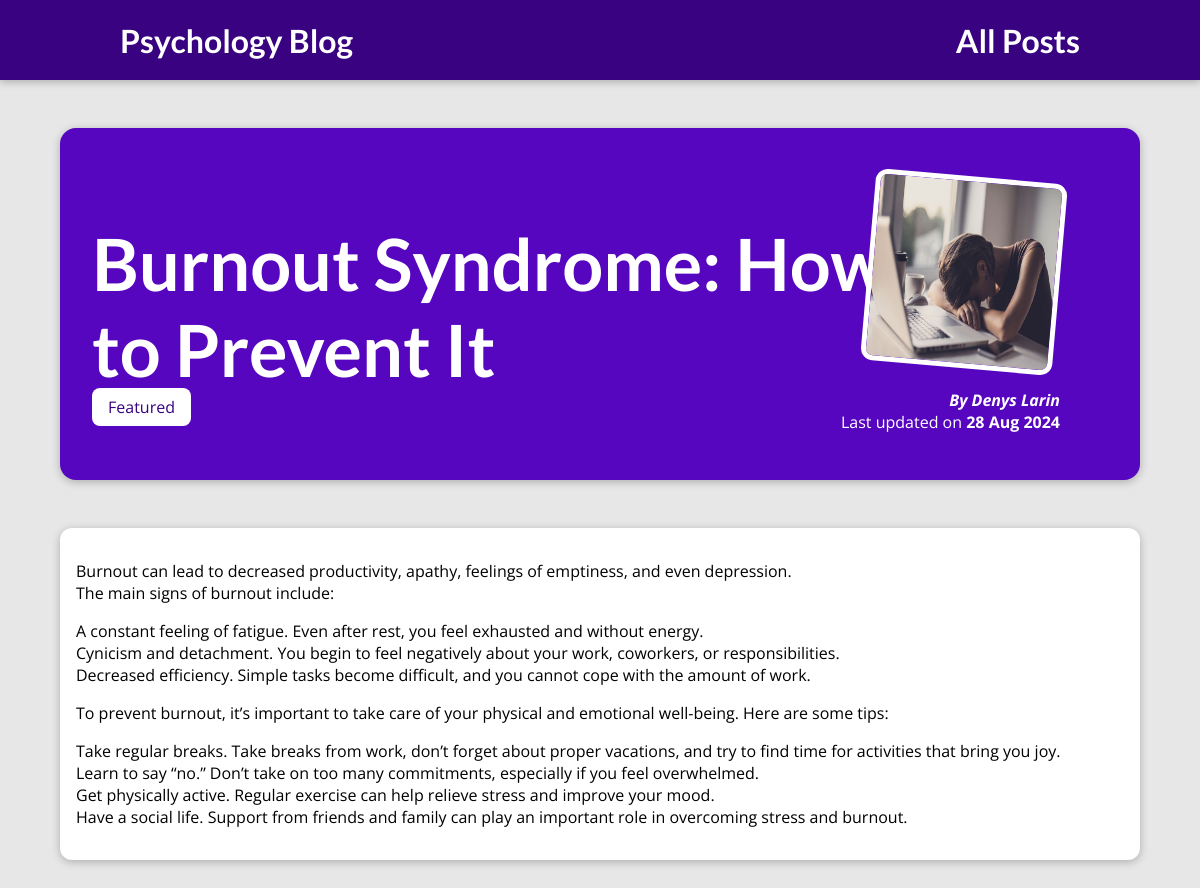
Page /posts/burnout-syndrome-how-to-recognize-and-prevent-it on the committed database.
### blog/models.py (models this page shows, shortened)
class Post(models.Model):
    title = models.CharField(max_length=150)
    excerpt = models.CharField(max_length=200)
    image = models.ImageField(upload_to="posts", null=True)
    date = models.DateField(auto_now=True)
    slug = models.SlugField(unique=True, db_index=True)
    content = models.TextField(validators=[MinLengthValidator(10)])
    author = models.ForeignKey(Author, on_delete=models.SET_NULL, null=True, related_name="posts")
    tags = models.ManyToManyField(Tag)

class Tag(models.Model):
    caption = models.CharField(max_length=20)

class Author(models.Model):
    first_name = models.CharField(max_length=100)
    last_name = models.CharField(max_length=100)
    email_address = models.EmailField()
    def full_name(self):
        return f"{self.first_name} {self.last_name}"
    def __str__(self):
        return self.full_name()

### blog/views.py (the view)
# urls.py: path("posts/<slug:slug>", views.SinglePostView.as_view(), name="post-detail-page")
class SinglePostView(DetailView):
    template_name = "blog/post-detail.html"
    model = Post
    def get_context_data(self, **kwargs):
        context = super().get_context_data(**kwargs)
        context["post_tags"] = self.object.tags.all()
        return context

### blog/templates/blog/post-detail.html (shortened to what this page needs)
{% extends "base.html" %}
{% load static %}
{% block css_files %}
  <link rel="stylesheet" href="{% static "blog/post-detail.css" %}" />
{% endblock %}
{% block body %}
  <section id="summary">
    <h2>{{ post.title }}</h2>
    <div>
      {% for tag in post_tags %}
        <span class="tag">{{ tag.caption }}</span>
      {% endfor %}
    </div>
    <article>
        <img src="{{ post.image.url }}" alt="{{ post.title }}" />
        <address>By <a href="mailto:{{ post.author.email_address }}">{{ post.author }}</a></address>
        <div>
            Last updated on <time>{{ post.date|date:"d M Y" }}</time>
        </div>
    </article>
  </section>
  <main>
    {{ post.content|linebreaks }}
  </main>
{% endblock %}

### static/app.css (style rules this page uses)
* { box-sizing: border-box; }
html { font-family: 'Open Sans', 'Lato', sans-serif; }
body { margin: 0; }
h1, h2, h3 { font-family: 'Lato', sans-serif; font-weight: bold; }

### blog/static/blog/post-detail.css (style rules this page uses)
body { background-color: #e7e7e7; }
#summary { margin: 8rem auto 3rem auto; padding: 2rem; width: 90%; max-width: 90rem; border-radius: 16px; background-color: #5706c0; position: relative; box-shadow: 0 2px 8px rgba(0, 0, 0, 0.25); height: 22rem; }
#summary h2 { color: white; font-size: 4.5rem; max-width: 800px; margin-bottom: 0.25rem; }
#summary article { position: absolute; top: 2rem; right: 3rem; padding: 1rem 2rem; border-radius: 12px; text-align: right; color: white; }
#summary article img { width: 12rem; height: 12rem; border-radius: 12px; transform: rotateZ(5deg); border: 5px solid white; margin-bottom: 1rem; }
#summary address { font-weight: bold; }
#summary a { color:white; text-decoration: none; }
#summary time { font-weight: bold; }
main { width: 90%; max-width: 90rem; margin: 3rem auto; background-color: white; padding: 1rem; border-radius: 12px; box-shadow: 0 2px 8px rgba(0, 0, 0, 0.25); }
.tag { background-color: white; color: #390281; padding: 0.5rem 1rem; border-radius: 8px; }

### rows in the picture
Post: title "Burnout Syndrome: How to Prevent It", image (picture), author "Denys Larin", date "28 Aug 2024", content "Burnout can lead to decreased productivity, apathy, feelings of emptiness, and even depression. The main signs of burnout include: A constant feeling of fatigue. Even after rest, you feel exhausted and without energy. Cynicism and detachment. You begin to feel negatively about your work, coworkers, or responsibilities. Decreased efficiency. Simple tasks become difficult, and you cannot cope with the amount of work. To prevent burnout, it’s important to take care of your physical and emotional well-being. Here are some tips: Take regular breaks. Take breaks from work, don’t forget about proper vacations, and try to find time for activities that bring you joy. Learn to say “no.” Don’t take on…"
Tag: caption "Featured"
